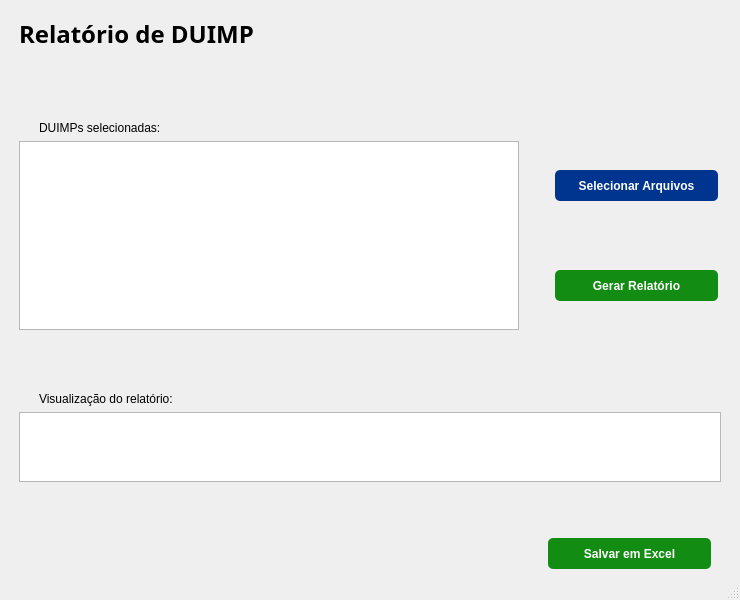
<?xml version="1.0" encoding="UTF-8"?>
<ui version="4.0">
 <class>MainWindow</class>
 <widget class="QMainWindow" name="MainWindow">
  <property name="geometry">
   <rect>
    <x>0</x>
    <y>0</y>
    <width>740</width>
    <height>600</height>
   </rect>
  </property>
  <property name="sizePolicy">
   <sizepolicy hsizetype="Minimum" vsizetype="Minimum">
    <horstretch>0</horstretch>
    <verstretch>0</verstretch>
   </sizepolicy>
  </property>
  <property name="minimumSize">
   <size>
    <width>740</width>
    <height>450</height>
   </size>
  </property>
  <property name="windowTitle">
   <string>Relatório DUIMP</string>
  </property>
  <widget class="QWidget" name="centralwidget">
   <property name="minimumSize">
    <size>
     <width>33</width>
     <height>0</height>
    </size>
   </property>
   <property name="layoutDirection">
    <enum>Qt::LayoutDirection::LeftToRight</enum>
   </property>
   <layout class="QHBoxLayout" name="horizontalLayout_2">
    <item>
     <layout class="QGridLayout" name="gridLayout">
      <item row="4" column="0">
       <layout class="QHBoxLayout" name="horizontalLayout_3">
        <property name="spacing">
         <number>0</number>
        </property>
        <property name="sizeConstraint">
         <enum>QLayout::SizeConstraint::SetDefaultConstraint</enum>
        </property>
        <property name="leftMargin">
         <number>10</number>
        </property>
        <item>
         <widget class="QListWidget" name="FileList">
          <property name="sizePolicy">
           <sizepolicy hsizetype="Maximum" vsizetype="Preferred">
            <horstretch>0</horstretch>
            <verstretch>0</verstretch>
           </sizepolicy>
          </property>
          <property name="minimumSize">
           <size>
            <width>500</width>
            <height>189</height>
           </size>
          </property>
          <property name="maximumSize">
           <size>
            <width>500</width>
            <height>189</height>
           </size>
          </property>
         </widget>
        </item>
        <item>
         <layout class="QGridLayout" name="gridLayout_2">
          <property name="sizeConstraint">
           <enum>QLayout::SizeConstraint::SetFixedSize</enum>
          </property>
          <property name="rightMargin">
           <number>13</number>
          </property>
          <item row="0" column="1">
           <widget class="QPushButton" name="FileButton">
            <property name="sizePolicy">
             <sizepolicy hsizetype="MinimumExpanding" vsizetype="Preferred">
              <horstretch>0</horstretch>
              <verstretch>0</verstretch>
             </sizepolicy>
            </property>
            <property name="minimumSize">
             <size>
              <width>163</width>
              <height>31</height>
             </size>
            </property>
            <property name="maximumSize">
             <size>
              <width>195</width>
              <height>31</height>
             </size>
            </property>
            <property name="cursor">
             <cursorShape>PointingHandCursor</cursorShape>
            </property>
            <property name="styleSheet">
             <string notr="true">border-radius: 5px;


background-color: #00358F;
font-weight: bold;
color: white;</string>
            </property>
            <property name="text">
             <string>Selecionar Arquivos</string>
            </property>
           </widget>
          </item>
          <item row="1" column="0">
           <widget class="QWidget" name="widget" native="true">
            <property name="sizePolicy">
             <sizepolicy hsizetype="Expanding" vsizetype="Preferred">
              <horstretch>0</horstretch>
              <verstretch>0</verstretch>
             </sizepolicy>
            </property>
           </widget>
          </item>
          <item row="0" column="0">
           <widget class="QWidget" name="widget_3" native="true">
            <property name="sizePolicy">
             <sizepolicy hsizetype="Expanding" vsizetype="Preferred">
              <horstretch>0</horstretch>
              <verstretch>0</verstretch>
             </sizepolicy>
            </property>
           </widget>
          </item>
          <item row="1" column="1">
           <layout class="QVBoxLayout" name="verticalLayout">
            <property name="topMargin">
             <number>40</number>
            </property>
            <item>
             <widget class="QPushButton" name="GenerateButton">
              <property name="sizePolicy">
               <sizepolicy hsizetype="Preferred" vsizetype="Preferred">
                <horstretch>0</horstretch>
                <verstretch>0</verstretch>
               </sizepolicy>
              </property>
              <property name="minimumSize">
               <size>
                <width>163</width>
                <height>31</height>
               </size>
              </property>
              <property name="maximumSize">
               <size>
                <width>163</width>
                <height>31</height>
               </size>
              </property>
              <property name="cursor">
               <cursorShape>PointingHandCursor</cursorShape>
              </property>
              <property name="styleSheet">
               <string notr="true">border-radius: 5px;


background-color: rgb(19, 140, 19);
font-weight: bold;
color: white;</string>
              </property>
              <property name="text">
               <string>Gerar Relatório</string>
              </property>
              <property name="checkable">
               <bool>false</bool>
              </property>
              <property name="default">
               <bool>false</bool>
              </property>
             </widget>
            </item>
           </layout>
          </item>
         </layout>
        </item>
       </layout>
      </item>
      <item row="7" column="0">
       <spacer name="horizontalSpacer">
        <property name="orientation">
         <enum>Qt::Orientation::Horizontal</enum>
        </property>
        <property name="sizeHint" stdset="0">
         <size>
          <width>40</width>
          <height>50</height>
         </size>
        </property>
       </spacer>
      </item>
      <item row="2" column="0">
       <layout class="QHBoxLayout" name="horizontalLayout">
        <property name="spacing">
         <number>0</number>
        </property>
        <property name="leftMargin">
         <number>10</number>
        </property>
        <property name="rightMargin">
         <number>0</number>
        </property>
        <property name="bottomMargin">
         <number>0</number>
        </property>
        <item>
         <widget class="QLabel" name="label">
          <property name="maximumSize">
           <size>
            <width>16777215</width>
            <height>50</height>
           </size>
          </property>
          <property name="font">
           <font>
            <family>Yu Gothic UI Semibold</family>
            <pointsize>18</pointsize>
            <bold>true</bold>
           </font>
          </property>
          <property name="text">
           <string>Relatório de DUIMP</string>
          </property>
         </widget>
        </item>
       </layout>
      </item>
      <item row="8" column="0">
       <layout class="QHBoxLayout" name="horizontalLayout_7">
        <property name="rightMargin">
         <number>0</number>
        </property>
        <item>
         <layout class="QGridLayout" name="gridLayout_3">
          <item row="0" column="1">
           <layout class="QGridLayout" name="gridLayout_6">
            <item row="0" column="0">
             <layout class="QGridLayout" name="gridLayout_4"/>
            </item>
            <item row="0" column="1">
             <layout class="QVBoxLayout" name="verticalLayout_2">
              <property name="leftMargin">
               <number>0</number>
              </property>
              <property name="rightMargin">
               <number>20</number>
              </property>
              <item>
               <widget class="QPushButton" name="SaveButton">
                <property name="minimumSize">
                 <size>
                  <width>163</width>
                  <height>31</height>
                 </size>
                </property>
                <property name="maximumSize">
                 <size>
                  <width>163</width>
                  <height>31</height>
                 </size>
                </property>
                <property name="cursor">
                 <cursorShape>PointingHandCursor</cursorShape>
                </property>
                <property name="styleSheet">
                 <string notr="true">border-radius: 5px;


background-color: rgb(19, 140, 19);
font-weight: bold;
color: white;</string>
                </property>
                <property name="text">
                 <string>Salvar em Excel</string>
                </property>
               </widget>
              </item>
             </layout>
            </item>
           </layout>
          </item>
          <item row="0" column="0">
           <layout class="QGridLayout" name="gridLayout_5">
            <item row="0" column="0">
             <widget class="QWidget" name="widget_2" native="true"/>
            </item>
           </layout>
          </item>
         </layout>
        </item>
       </layout>
      </item>
      <item row="6" column="0">
       <layout class="QHBoxLayout" name="horizontalLayout_5">
        <property name="leftMargin">
         <number>10</number>
        </property>
        <property name="rightMargin">
         <number>10</number>
        </property>
        <item>
         <widget class="QTableView" name="DataTable">
          <property name="enabled">
           <bool>true</bool>
          </property>
          <property name="sizePolicy">
           <sizepolicy hsizetype="MinimumExpanding" vsizetype="Maximum">
            <horstretch>0</horstretch>
            <verstretch>0</verstretch>
           </sizepolicy>
          </property>
          <property name="minimumSize">
           <size>
            <width>0</width>
            <height>24</height>
           </size>
          </property>
          <property name="maximumSize">
           <size>
            <width>16777215</width>
            <height>300</height>
           </size>
          </property>
          <property name="sizeAdjustPolicy">
           <enum>QAbstractScrollArea::SizeAdjustPolicy::AdjustToContents</enum>
          </property>
          <property name="dragEnabled">
           <bool>true</bool>
          </property>
          <property name="showGrid">
           <bool>true</bool>
          </property>
          <property name="gridStyle">
           <enum>Qt::PenStyle::SolidLine</enum>
          </property>
          <property name="sortingEnabled">
           <bool>true</bool>
          </property>
          <property name="cornerButtonEnabled">
           <bool>true</bool>
          </property>
         </widget>
        </item>
       </layout>
      </item>
      <item row="5" column="0">
       <layout class="QVBoxLayout" name="verticalLayout_3">
        <property name="leftMargin">
         <number>30</number>
        </property>
        <item>
         <widget class="QLabel" name="label_3">
          <property name="text">
           <string>Visualização do relatório:</string>
          </property>
          <property name="alignment">
           <set>Qt::AlignmentFlag::AlignBottom|Qt::AlignmentFlag::AlignLeading|Qt::AlignmentFlag::AlignLeft</set>
          </property>
         </widget>
        </item>
       </layout>
      </item>
      <item row="3" column="0">
       <layout class="QVBoxLayout" name="verticalLayout_4">
        <property name="leftMargin">
         <number>30</number>
        </property>
        <item>
         <widget class="QLabel" name="label_2">
          <property name="text">
           <string>DUIMPs selecionadas:</string>
          </property>
          <property name="alignment">
           <set>Qt::AlignmentFlag::AlignBottom|Qt::AlignmentFlag::AlignLeading|Qt::AlignmentFlag::AlignLeft</set>
          </property>
         </widget>
        </item>
       </layout>
      </item>
     </layout>
    </item>
   </layout>
  </widget>
  <widget class="QStatusBar" name="statusbar"/>
 </widget>
 <tabstops>
  <tabstop>FileList</tabstop>
  <tabstop>DataTable</tabstop>
 </tabstops>
 <resources/>
 <connections/>
</ui>
